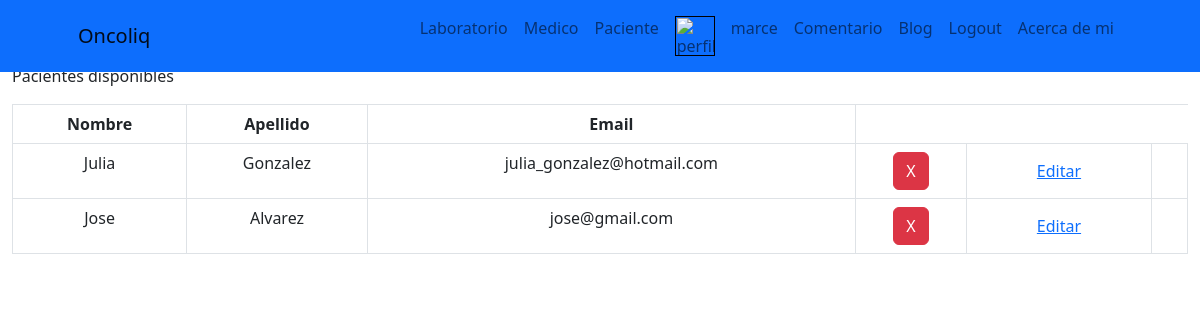
/paciente/ (signed in), run on an earlier commit of the app's database.
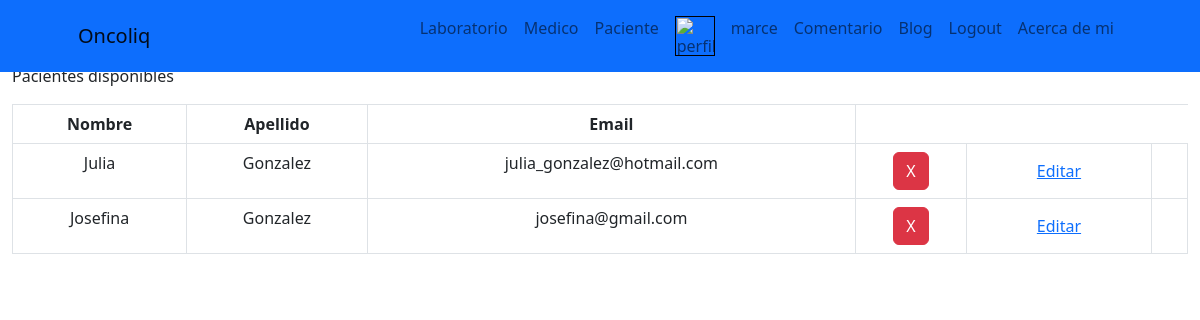
And on a later commit of the database.
### Oncoliq/models.py (models this page shows, shortened)
class Paciente(models.Model):
    nombre = models.CharField(max_length=30)
    apellido = models.CharField(max_length=30)
    email = models.EmailField()

### Oncoliq/views.py (the view)
# urls.py: path('paciente/', paciente, name="Paciente"),
@login_required
def paciente(request):
    paciente = Paciente.objects.all()
    return render (request, "Oncoliq/paciente/paciente.html", {"Paciente":paciente})

### Oncoliq/avatar_context.py (called while the page is built)
def avatar_context_processor(request):
    avatar = getAvatar(request)
    return {'avatar':avatar}

### Oncoliq/views.py (called while the page is built)
def getAvatar(request):
    avatar = Avatar.objects.filter(user = request.user.id)
    try:
        avatar = avatar[0].image.url
    except:
        avatar = None
    return avatar

### Oncoliq/templates/Oncoliq/paciente/paciente.html (shortened to what this page needs)
<div>
    {% extends "Oncoliq/inicio.html" %}
    {% load static %}
        {% block contenidoQueCambia %}
        <p>Pacientes disponibles</p>
        <table id="tableInfoPaciente" class="table table-bordered text-center">
            <tr id="tituloTablaPaciente">
                <th>Nombre</th>
                <th>Apellido</th>
                <th>Email</th>
            </tr>
                {% for paciente in Paciente %}
                    <tr>
                        <td>{{paciente.nombre}}</td>
                        <td>{{paciente.apellido}}</td>
                        <td>{{paciente.email}}</td>
                        <td><button class="btn btn-danger btnEliminar"><a href="{% url 'eliminarPaciente' paciente.id %}">X</a></button></td>
                        <td><button class="btn btneditar"><a href="{% url 'editarPaciente' paciente.id %}">Editar</a></button><td>
                    </tr>
                {% endfor %}
        </table>
        {% endblock %}

What changed in the data, as far as the page shows it:
changed Paciente: nombre "Jose" → "Josefina"; apellido "Alvarez" → "Gonzalez"; email "jose@gmail.com" → "josefina@gmail.com"
